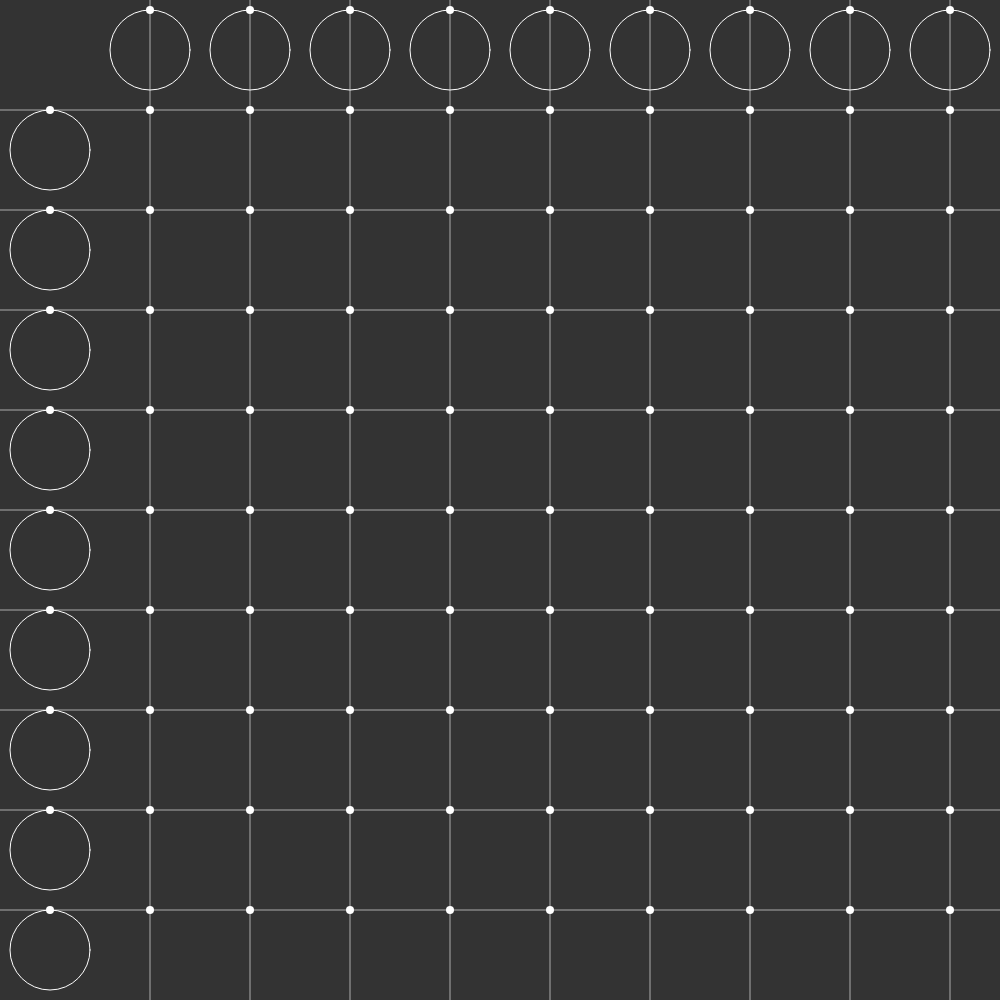
Frame 1 (no input)
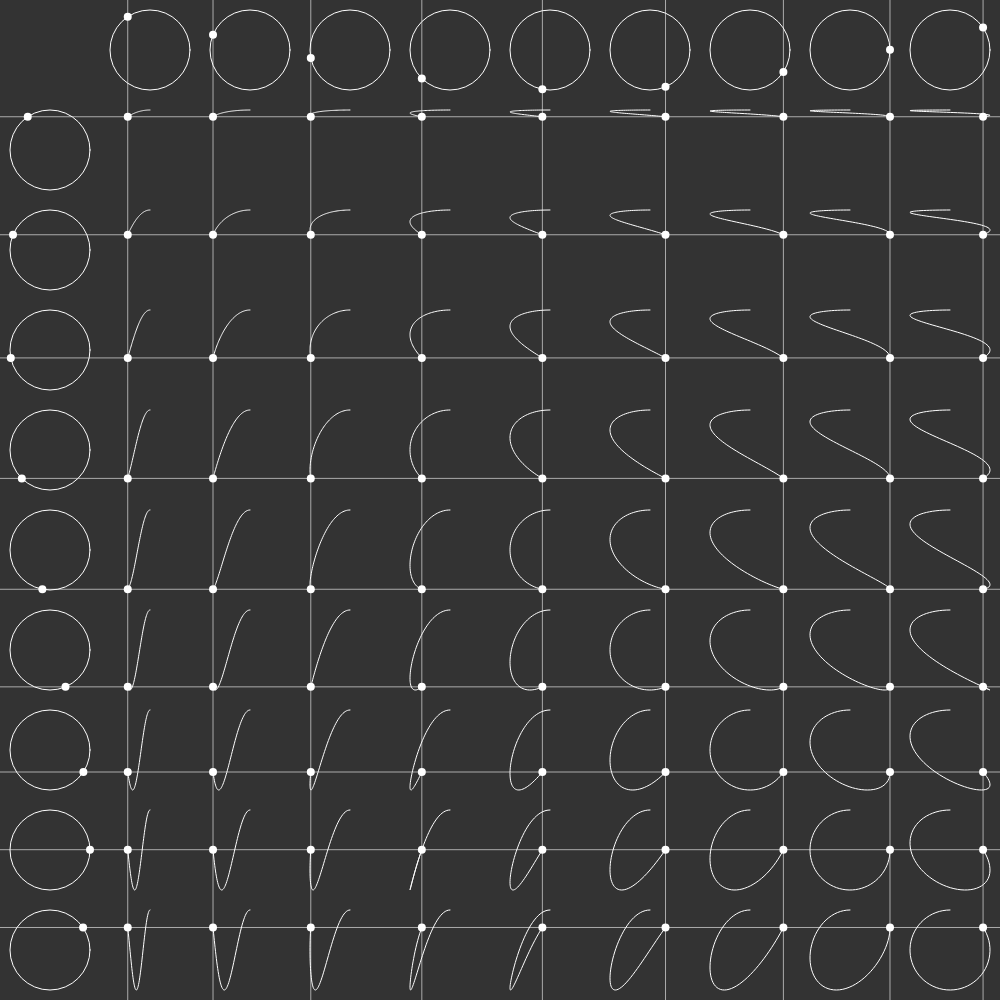
Frame 60 (no input)
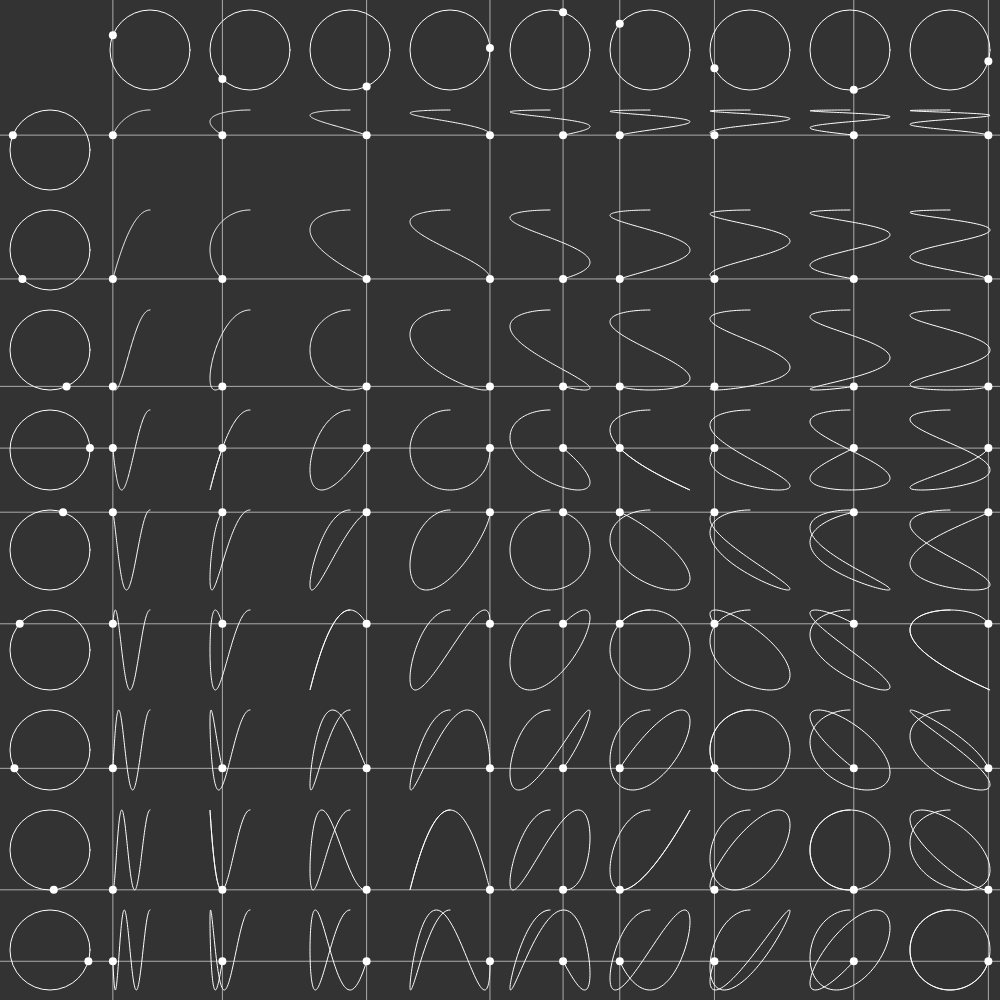
Frame 120 (the mouse pressed at the canvas centre since frame 60)

The p5.js sketch that drew these frames (run headless with seeded random() and noise() and a simulated clock; from frame 60 on, the mouse is pressed at the canvas centre):

// p5.js sketch
// ── sketch.js

// https://en.wikipedia.org/wiki/Lissajous_curve

/*
    A Lissajous curve, also known as Lissajous figure or Bowditch curve, is the graph of a system of parametric equations
            x = A * sin(a * t + delta), y = B * sin(b *t) 
        which describe complex harmonic motion.
    
    This family of curves was investigated by Nathaniel Bowditch in 1815, 
        and later in more detail in 1856 by Jules Antoine Lissajous.

    The appearance of the figure is highly sensitive to the ratio (a / b).
    For a ratio of 1, the figure is an ellipse, with special cases including circles (A = B, delta = PI/2) and
        lines (delta = 0).
    Another simple Lissajous figure is the parabola (b / a = 2, delta = PI/4).
    Other ratios produce more complicated curves, which are closed only if (a / b) is rational.
    The visual form of these curves is often suggestive of a three-dimensional knot, and indeed
        many kinds of knots, including those known as Lissajous knots, project to the plane as Lissajous figures.
    
    Visually, the ratio (a / b) determines the number of 'lobes' of the figure.
    For example, a ratio of 3/1 or 1/3 produces a figure with three major lobes.
    Similarly, a ratio of 5/4 produces a figure with five horizontal lobes and four vertical lobes.

    in this example, 
    R = constant,
    A = R, B = R, delta = - PI / 2,  => x = R * cos(a * t), y = R * sin(b * t),
    a, b => integer of rownum, colnum
*/

let angle = 0;
const w = 100;
let rows;
let cols;
let curves;

function make2DArray(rows, cols) {
    return new Array(rows).fill(0).map(() => new Array(cols));
}

function setup() {
    createCanvas(1000, 1000);
    cols = floor(width / w) - 1;
    rows = floor(height / w) - 1;
    curves = make2DArray(rows, cols);

    for (let j = 0; j < rows; j++) {
        for (let i = 0; i < cols; i++) {
            curves[j][i] = new Curve();
        }
    }
}

function draw() {
    background(51);
    const d = w * 0.8;
    const r = d / 2;

    noFill();
    stroke(255);
    for (let i = 0; i < cols; i++) {
        const cx = w + i * w + w / 2;
        const cy = w / 2;
        strokeWeight(1);
        stroke(255);
        ellipse(cx, cy, d, d);
        const x = r * cos(angle * (i + 1) - HALF_PI);
        const y = r * sin(angle * (i + 1) - HALF_PI);
        strokeWeight(8);
        stroke(255);
        point(cx + x, cy + y);
        stroke(255, 150);
        strokeWeight(1);
        line(cx + x, 0, cx + x, height);

        for (let j = 0; j < rows; j++) {
            curves[j][i].setX(cx + x);
        }
    }

    noFill();
    stroke(255);
    for (let j = 0; j < rows; j++) {
        const cx = w / 2;
        const cy = w + j * w + w / 2;
        strokeWeight(1);
        stroke(255);
        ellipse(cx, cy, d, d);
        const x = r * cos(angle * (j + 1) - HALF_PI);
        const y = r * sin(angle * (j + 1) - HALF_PI);
        strokeWeight(8);
        stroke(255);
        point(cx + x, cy + y);
        stroke(255, 150);
        strokeWeight(1);
        line(0, cy + y, width, cy + y);

        for (let i = 0; i < cols; i++) {
            curves[j][i].setY(cy + y);
        }
    }

    for (let j = 0; j < rows; j++) {
        for (let i = 0; i < cols; i++) {
            curves[j][i].addPoint();
            curves[j][i].show();
        }
    }

    angle -= 0.01;

    if (angle < -TWO_PI) {
        for (let j = 0; j < rows; j++) {
            for (let i = 0; i < cols; i++) {
                curves[j][i].reset();
            }
        }
        angle = 0;
    }
}

// ── curve.js

class Curve {

    constructor() {
        this.path = [];
        this.current = createVector();
    }

    setX(x) {
        this.current.x = x;
    }

    setY(y) {
        this.current.y = y;
    }

    addPoint() {
        this.path.push(this.current);
    }

    reset() {
        this.path.length = 0;
    }

    show() {
        stroke(255);
        strokeWeight(1);
        noFill();
        beginShape();
        for (let v of this.path) {
            vertex(v.x, v.y);
        }
        endShape();

        strokeWeight(8);
        point(this.current.x, this.current.y);
        this.current = createVector();
    }
}
